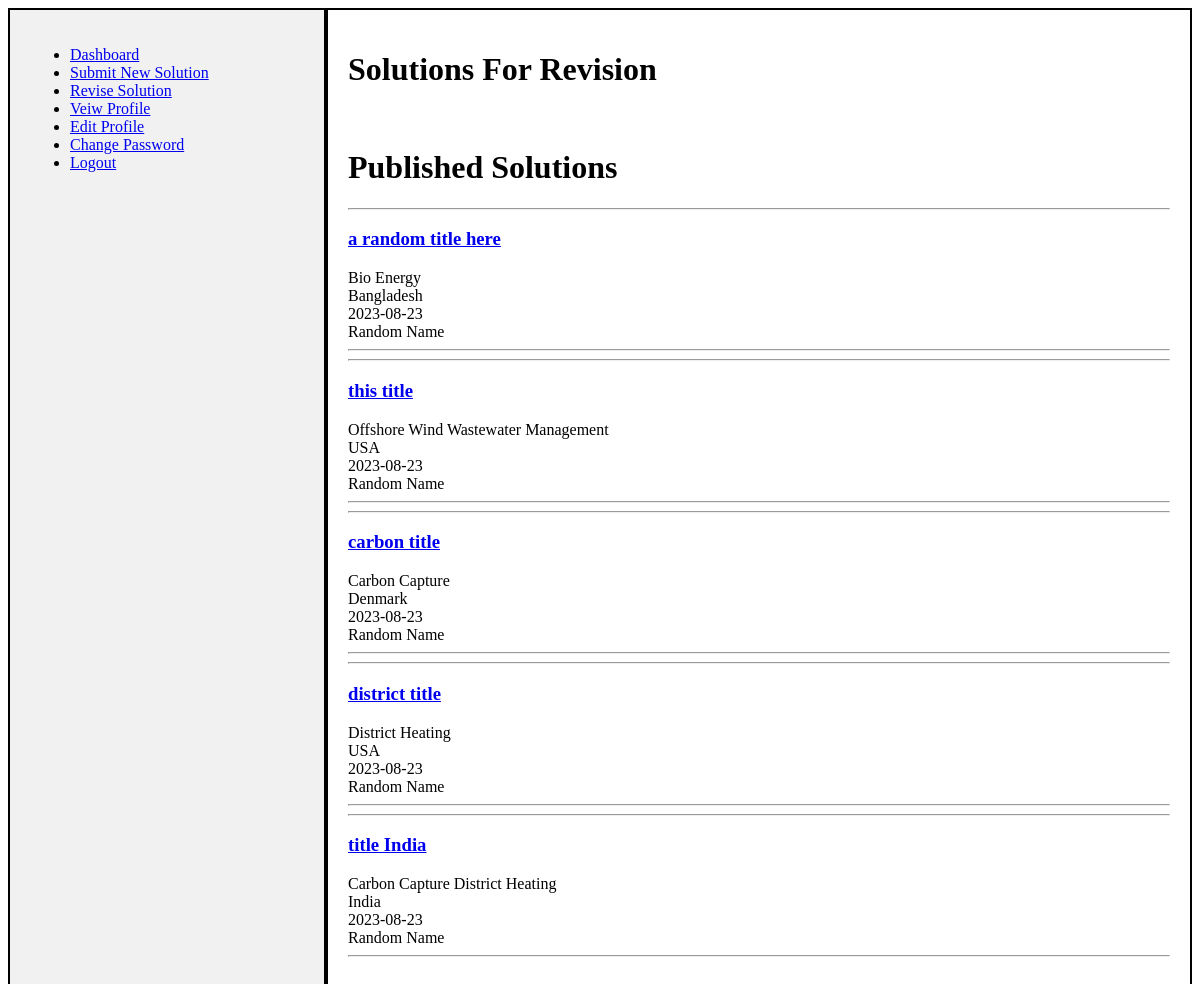
Page /views/reviseSolution.php (signed in) on the committed database.
### tables this page shows
CREATE TABLE `solution` (
  `solutionID` varchar(255) NOT NULL,
  `username` varchar(255) NOT NULL,
  `type` varchar(255) NOT NULL,
  `solutionType` varchar(255) NOT NULL,
  `region` varchar(255) NOT NULL,
  `title` varchar(255) NOT NULL,
  `submissionDate` date NOT NULL,
  `publicationDate` date DEFAULT NULL,
  `media` varchar(255) DEFAULT NULL,
  `challenge` varchar(255) NOT NULL,
  `solutionBody` varchar(255) NOT NULL,
  `result` varchar(255) NOT NULL,
  `comment` varchar(255) DEFAULT NULL,
  `status` varchar(255) NOT NULL
);

CREATE TABLE `solutionprovider` (
  `username` varchar(255) NOT NULL,
  `organizationName` varchar(255) DEFAULT NULL,
  `organizationType` varchar(255) DEFAULT NULL,
  `logo` varchar(255) DEFAULT NULL,
  `aboutMedia` varchar(255) DEFAULT NULL,
  `founded` varchar(255) DEFAULT NULL,
  `employees` varchar(255) DEFAULT NULL,
  `hq` varchar(255) DEFAULT NULL,
  `story` varchar(255) DEFAULT NULL,
  `website` varchar(255) DEFAULT NULL,
  `address` varchar(255) DEFAULT NULL,
  `mapsLink` varchar(255) DEFAULT NULL,
  `contactName` varchar(255) DEFAULT NULL,
  `contactEmail` varchar(255) DEFAULT NULL,
  `shortAbout` varchar(255) DEFAULT NULL
);

### models/model.php (called while the page is built, shortened)
<?php
require_once 'db_connect.php';
function getSpecializations($data){
    $conn=db_conn();
    $selectQuery = "SELECT sector FROM `specialization` WHERE type = ? AND id = ?";
    try{
        $stmt = $conn->prepare($selectQuery);
        $stmt->execute([
            $data['type'],
            $data['solutionID']
        ]);
    }catch(PDOException $e){
        echo $e->getMessage();
    }
    $rows = $stmt->fetchAll(PDO::FETCH_ASSOC);
    return $rows;
}
function getSolutionProviderName($username){
    $conn = db_conn();
    $selectQuery = "SELECT organizationName FROM `solutionProvider` WHERE username = ?";
    try{
        $stmt = $conn->prepare($selectQuery);
        $stmt->execute([$username]);
    }catch(PDOException $e){
        echo $e->getMessage();
    }
    $row = $stmt->fetch(PDO::FETCH_ASSOC);
    return $row['organizationName'];
}
function getPublishedSolutionsByUsername($username){
    $conn = db_conn();
    $selectQuery = "SELECT * FROM `solution` WHERE status = 'approved' and username = ?";
    try{
        $stmt = $conn->prepare($selectQuery);
        $stmt->execute([
            $username
        ]);
    }catch(PDOException $e){
        echo $e->getMessage();
    }
    $rows = $stmt->fetchAll(PDO::FETCH_ASSOC);
    return $rows;
}
?>

### models/db_connect.php (called while the page is built)
<?php
function db_conn()
{
    $servername = "localhost";
    $username = "root";
    $password = "";
    $dbname = "wt_a";
    try {
        $conn = new PDO('mysql:host='.$servername.';dbname='.$dbname.';charset=utf8', $username, $password);
        $conn->setAttribute(PDO::ATTR_ERRMODE, PDO::ERRMODE_EXCEPTION);
        $conn->setAttribute(PDO::ATTR_EMULATE_PREPARES, false);
    } catch (PDOException $e) {
        echo $e->getMessage();
    }
    return $conn;
}
?>

### controllers/solutionController.php (called while the page is built, shortened)
<?php
require '../models/model.php';
function askSpecializations($data){
    $data = getSpecializations($data);
    $specializations = array();
    foreach($data as $d){
        array_push($specializations, $d['sector']);
    }
    return $specializations;
}
function askSolutionProviderName($username){
    return getSolutionProviderName($username);
}
function getAllPublishedSolutionsOfUser($username){
    return getPublishedSolutionsByUsername($username);
}
?>

### views/reviseSolution.php (the view, shortened to what this page needs)
<?php
require '../controllers/solutionController.php';
$username = $_SESSION["username"];
?>
<!DOCTYPE html>
<html lang="en">
<head>
    <link rel="stylesheet" href="../styles/style.css">
</head>
<body>
    <div class="container">
        <div class="sidebar">
            <?php require 'solutionProviderSidebar.php'?>
        </div>
        <div class="contentbar">
            <h1>Solutions For Revision</h1>
            <br>
            <h1>Published Solutions</h1>
            <?php $solutions = getAllPublishedSolutionsOfUser($username);?>
            <?php foreach ($solutions as $i => $solution): ?>
                <hr>
                <a href="revisionSolution.php?id=<?php echo $solution['solutionID'] ?>"><h3><?php echo $solution['title'] ?></h3></a>
                <?php
                    $specializations = askSpecializations($solution);
                    foreach($specializations as $specialization){
                        echo $specialization." ";
                    }
                ?><br>
                <?php echo $solution['region'] ?><br>
                <?php echo $solution['publicationDate'] ?><br>
                <?php
                    $solutionProviderName = askSolutionProviderName($solution['username']);
                    echo $solutionProviderName;
                ?>
                <hr>
            <?php endforeach; ?>
        </div>
    </div>
</body>
</html>

### views/solutionProviderSidebar.php
<ul>
    <li><a href="solutionProviderDashboard.php">Dashboard</a></li>
    <li><a href="newSolution.php">Submit New Solution</a></li>
    <li><a href="reviseSolution.php">Revise Solution</a></li>
    <li><a href="solutionProviderViewProfile.php">Veiw Profile</a></li>
    <li><a href="solutionProviderEditProfile.php">Edit Profile</a></li>
    <li><a href="changePassword.php">Change Password</a></li>
    <li><a href="logout.php">Logout</a></li>
</ul>

### styles/style.css (style rules this page uses)
.container { display: flex; }
.sidebar { flex-basis: 25%; background-color: #f1f1f1; padding: 20px; border: 2px solid #000; }
.contentbar { flex-basis: 75%; background-color: #fff; padding: 20px; border: 2px solid #000; }

### rows in the picture
solution: title "a random title here", specialization "Bio Energy", region "Bangladesh", publicationDate "2023-08-23", username.organizationName "Random Name"
solution: title "this title", specialization "Offshore Wind", specialization "Wastewater Management", region "USA", publicationDate "2023-08-23", username.organizationName "Random Name"
solution: title "carbon title", specialization "Carbon Capture", region "Denmark", publicationDate "2023-08-23", username.organizationName "Random Name"
solution: title "district title", specialization "District Heating", region "USA", publicationDate "2023-08-23", username.organizationName "Random Name"
solution: title "title India", specialization "Carbon Capture", specialization "District Heating", region "India", publicationDate "2023-08-23", username.organizationName "Random Name"
